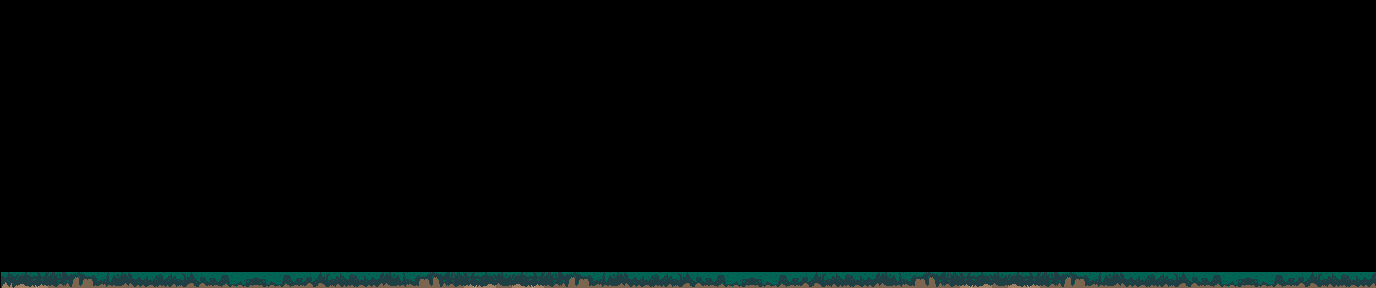

Tiled map render using the project's own tile images. Description and the map definition, with tile-layer contents summarised, below:
An orthogonal 86x18 tile map with 16x16 px tiles, 3 tile layers (Background, Walls, Foreground) and 22 objects (4x fire, PlayerSpawn.Default, PlayerSpawn.fromCave, PlayerSpawn.fromCamp, Camp, ...).

<map version="1.4" tiledversion="1.4.3" orientation="orthogonal" renderorder="right-down" width="86" height="18" tilewidth="16" tileheight="16" infinite="0" nextlayerid="10" nextobjectid="28">
 <tileset firstgid="1" source="CaveTileSet2.tsx" />
 <layer id="7" name="Background" width="86" height="18">
  <data>[1548 cells, 0 non-empty, 0 distinct tile ids]</data>
 </layer>
 <layer id="1" name="Walls" width="86" height="18">
  <data>[1548 cells, 86 non-empty, 31 distinct tile ids]</data>
 </layer>
 <layer id="8" name="Foreground" width="86" height="18">
  <data>[1548 cells, 0 non-empty, 0 distinct tile ids]</data>
 </layer>
 <objectgroup id="2" name="PlayerObjects">
  <object id="1" name="PlayerSpawn.Default" x="360" y="271">
   <point />
  </object>
  <object id="15" name="PlayerSpawn.fromCave" x="1321" y="273">
   <point />
  </object>
  <object id="16" name="PlayerSpawn.fromCamp" x="360" y="271">
   <point />
  </object>
 </objectgroup>
 <objectgroup id="3" name="AreaObjects">
  <object id="6" name="Camp" x="16" y="256" width="559.75" height="16" />
  <object id="13" name="fire" x="488" y="256" width="16" height="16" />
  <object id="7" name="fire" x="64" y="256" width="16" height="16" />
  <object id="8" name="fire" x="160" y="256" width="16" height="16" />
  <object id="9" name="fire" x="368" y="256" width="16" height="16" />
  <object id="12" name="water" x="896" y="256" width="16" height="16" />
  <object id="14" name="state.Cave" x="1280" y="256" width="80" height="16" />
 </objectgroup>
 <objectgroup id="4" name="ItemObjects">
  <object id="3" name="only.water" x="904.667" y="272">
   <point />
  </object>
 </objectgroup>
 <objectgroup id="9" name="ForagingObjects">
  <object id="17" name="only.Bay_Nut" x="560.333" y="272.667">
   <point />
  </object>
  <object id="18" name="only.Thimbleberry" x="1143" y="272">
   <point />
  </object>
  <object id="19" name="only.Huckleberry" x="760" y="272">
   <point />
  </object>
  <object id="20" name="only.Manzanita" x="945" y="272">
   <point />
  </object>
  <object id="21" name="only.Calamint" x="686.997" y="272">
   <point />
  </object>
  <object id="22" name="only.Nodding_Onion" x="1056.33" y="272">
   <point />
  </object>
  <object id="23" name="only.Oyster_Mushroom" x="1107" y="272">
   <point />
  </object>
  <object id="24" name="only.Toothwort" x="1194" y="272">
   <point />
  </object>
  <object id="25" name="only.Wolfberry" x="1242.33" y="272">
   <point />
  </object>
  <object id="26" name="only.Hummingbird_Sage" x="834.667" y="272">
   <point />
  </object>
  <object id="27" name="only.Mint" x="1009.33" y="272">
   <point />
  </object>
 </objectgroup>
 <objectgroup id="5" name="EnemyObjects" />
</map>
